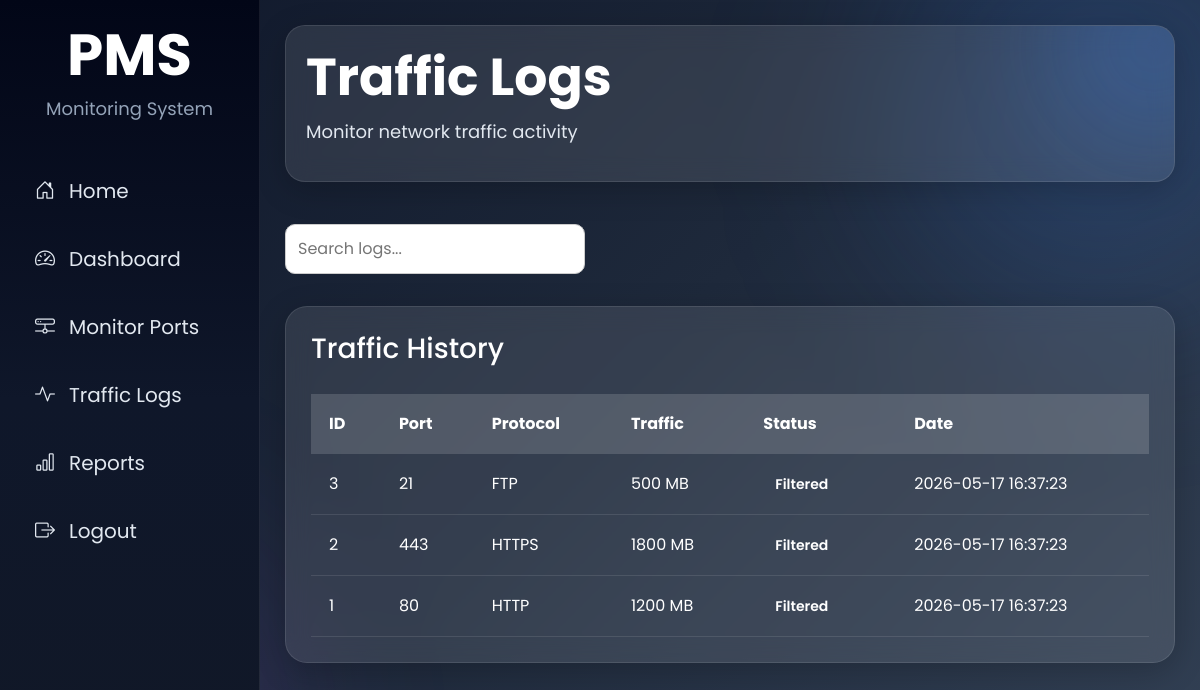
The page /traffic_logs.php (signed in) on the database its author committed.
### tables this page shows
CREATE TABLE `traffic_logs` (
  `id` int(11) NOT NULL,
  `port_id` int(11) NOT NULL,
  `traffic_count` int(11) NOT NULL,
  `status` varchar(50) NOT NULL,
  `log_time` timestamp NOT NULL DEFAULT current_timestamp(),
  `port_number` int(11) NOT NULL,
  `protocol` varchar(50) NOT NULL,
  `log_date` timestamp NOT NULL DEFAULT current_timestamp()
);

### traffic_logs.php (the view, shortened to what this page needs)
<?php
include("includes/db.php");
?>
<?php include("includes/header.php"); ?>
<?php include("includes/sidebar.php"); ?>
<div class="main-content">
    <div class="topbar">
        <div>
            <h2>Traffic Logs</h2>
            <p>Monitor network traffic activity</p>
        </div>
    </div>
    <div class="search-box">
        <input type="text"
               id="searchInput"
               placeholder="Search logs...">
    </div>
    <div class="table-card">
        <div class="table-header">
            <h3>Traffic History</h3>
        </div>
        <div class="table-responsive">
            <table class="custom-table"
                   id="logsTable">
                <thead>
                    <tr>
                        <th>ID</th>
                        <th>Port</th>
                        <th>Protocol</th>
                        <th>Traffic</th>
                        <th>Status</th>
                        <th>Date</th>
                    </tr>
                </thead>
                <tbody>
                <?php
$query =
"SELECT * FROM traffic_logs
 ORDER BY id DESC";
$result =
mysqli_query($conn, $query);
while($row =
mysqli_fetch_assoc($result))
{
?>
<tr>
    <td>
        <?php echo $row['id']; ?>
    </td>
    <td>
        <?php echo $row['port_number']; ?>
    </td>
    <td>
        <?php echo $row['protocol']; ?>
    </td>
    <td>
        <?php echo $row['traffic_count']; ?> MB
    </td>
    <td>
        <?php
        if($row['status']=="open")
        {
            echo "<span class='status active'>Open</span>";
        }
        else
        {
            echo "<span class='status inactive'>Filtered</span>";
        }
        ?>
    </td>
    <td>
        <?php echo $row['log_time']; ?>
    </td>
</tr>
<?php
}
?>
                </tbody>
            </table>
        </div>
    </div>
</div>
<?php include("includes/footer.php"); ?>

### includes/header.php (shortened to what this page needs)
<!DOCTYPE html>
<html>
<head>
    <link href="https://cdn.jsdelivr.net/npm/bootstrap@5.3.3/dist/css/bootstrap.min.css"
          rel="stylesheet">
    <link rel="stylesheet"
          href="https://cdn.jsdelivr.net/npm/bootstrap-icons@1.11.3/font/bootstrap-icons.min.css">
    <link rel="stylesheet"
          href="assets/css/style.css">
</head>
<body>

### includes/sidebar.php (shortened to what this page needs)
<div class="sidebar" id="sidebar">
    <div class="logo-section">
        <h2>PMS</h2>
        <p>Monitoring System</p>
    </div>
    <ul>
    <li>
        <a href="index.php">
            <i class="bi bi-house-door"></i>
            Home
        </a>
    </li>
        <li>
            <a href="dashboard.php">
                <i class="bi bi-speedometer2"></i>
                Dashboard
            </a>
        </li>
        <li>
            <a href="monitor_ports.php">
                <i class="bi bi-hdd-network"></i>
                Monitor Ports
            </a>
        </li>
        <li>
            <a href="traffic_logs.php">
                <i class="bi bi-activity"></i>
                Traffic Logs
            </a>
        </li>
        <li>
            <a href="reports.php">
                <i class="bi bi-bar-chart"></i>
                Reports
            </a>
        </li>
        <li>
            <a href="logout.php">
                <i class="bi bi-box-arrow-right"></i>
                Logout
            </a>
        </li>
    </ul>
</div>

### includes/footer.php (shortened to what this page needs)
</body>
</html>

### assets/css/style.css (style rules this page uses)
body { margin:0; padding:0; font-family:'Poppins', sans-serif; background:linear-gradient( 135deg, #0f172a, #1e293b, #334155 ); min-height:100vh; overflow-x:hidden; }
body::before { content:''; position:fixed; width:400px; height:400px; background:rgba(59,130,246,0.2); border-radius:50%; top:-100px; right:-100px; filter:blur(100px); z-index:-1; }
body::after { content:''; position:fixed; width:350px; height:350px; background:rgba(168,85,247,0.2); border-radius:50%; bottom:-100px; left:-100px; filter:blur(100px); z-index:-1; }
input { width:100%; padding:12px; margin:12px 0; border:1px solid #ccc; border-radius:8px; }
.sidebar { width:260px; height:100vh; position:fixed; top:0; left:0; background:linear-gradient( 180deg, #020617, #0f172a, #111827 ); color:white; padding-top:20px; transition:0.4s ease; border-right:1px solid rgba(255,255,255,0.08); z-index:999; overflow-y:auto; }
.logo-section { text-align:center; margin-bottom:40px; }
.logo-section h2 { color:white; font-size:58px; font-weight:700; margin-bottom:5px; }
.logo-section p { color:#94a3b8; font-size:18px; }
.sidebar ul { list-style:none; padding:0; }
.sidebar ul li { margin:10px 15px; }
.sidebar ul li a { display:flex; align-items:center; gap:14px; padding:14px 20px; color:#e2e8f0; text-decoration:none; font-size:20px; border-radius:12px; transition:0.3s; }
.main-content { margin-left:260px; padding:25px; min-height:100vh; }
.topbar { background:rgba(255,255,255,0.1); backdrop-filter:blur(12px); padding:20px; border-radius:20px; display:flex; justify-content:space-between; align-items:center; box-shadow:0 8px 32px rgba(0,0,0,0.2); margin-bottom:30px; border:1px solid rgba(255,255,255,0.1); color:white; overflow:hidden; position:relative; }
.topbar::before { content:''; position:absolute; width:200px; height:200px; background:rgba(59,130,246,0.2); border-radius:50%; top:-80px; right:-80px; filter:blur(50px); }
.topbar h2 { margin:0; color:white; font-size:52px; font-weight:700; }
.topbar p { color:#e2e8f0; font-size:18px; margin-top:10px; }
.table-card { background:rgba(255,255,255,0.1); backdrop-filter:blur(12px); border-radius:22px; padding:25px; box-shadow:0 8px 32px rgba(0,0,0,0.2); border:1px solid rgba(255,255,255,0.1); color:white; }
.table-header { display:flex; justify-content:space-between; align-items:center; margin-bottom:20px; }
.custom-table { width:100%; border-collapse:collapse; }
.custom-table thead { background:rgba(255,255,255,0.15); }
.custom-table th, .custom-table td { padding:18px; text-align:left; color:white; }
.custom-table tbody tr { border-bottom:1px solid rgba(255,255,255,0.1); }
.table-responsive { overflow-x:auto; }
.status { padding:6px 12px; border-radius:20px; font-size:14px; font-weight:600; }
.search-box { margin-bottom:20px; }
.search-box input { width:300px; max-width:100%; padding:12px; border-radius:10px; }

### rows shown on the page
traffic_logs: id "3", port_number "21", protocol "FTP", traffic_count "500", status "Filtered", log_time "2026-05-17 16:37:23"
traffic_logs: id "2", port_number "443", protocol "HTTPS", traffic_count "1800", status "Filtered", log_time "2026-05-17 16:37:23"
traffic_logs: id "1", port_number "80", protocol "HTTP", traffic_count "1200", status "Filtered", log_time "2026-05-17 16:37:23"
